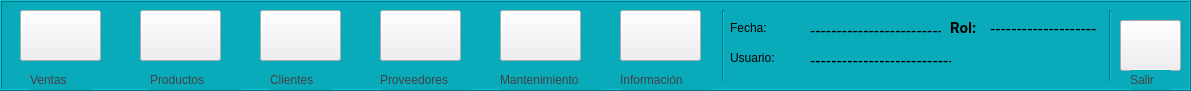
   <widget class="QFrame" name="marcoBotones">
    <property name="geometry">
     <rect>
      <x>10</x>
      <y>10</y>
      <width>1191</width>
      <height>91</height>
     </rect>
    </property>
    <property name="styleSheet">
     <string notr="true">QFrame{
background-color: rgb(9, 171, 187);
}

QPushButton:hover{

	background-color: rgb(2, 198, 201);
}
QPushButton:pressed { 
	
	background-color: rgb(32, 90, 143);
	border-style: inset;
}

</string>
    </property>
    <property name="frameShape">
     <enum>QFrame::Box</enum>
    </property>
    <property name="frameShadow">
     <enum>QFrame::Raised</enum>
    </property>
    <widget class="QPushButton" name="mb_btn_ventas">
     <property name="geometry">
      <rect>
       <x>20</x>
       <y>10</y>
       <width>81</width>
       <height>51</height>
      </rect>
     </property>
     <property name="styleSheet">
      <string notr="true"/>
     </property>
     <property name="text">
      <string/>
     </property>
     <property name="icon">
      <iconset resource="../../Imagenes/imagenes_proyecto.qrc">
       <normaloff>:/iconos/sell.png</normaloff>:/iconos/sell.png</iconset>
     </property>
     <property name="iconSize">
      <size>
       <width>70</width>
       <height>70</height>
      </size>
     </property>
    </widget>
    <widget class="QLabel" name="mbl_ventas">
     <property name="geometry">
      <rect>
       <x>30</x>
       <y>70</y>
       <width>61</width>
       <height>20</height>
      </rect>
     </property>
     <property name="styleSheet">
      <string notr="true">font: bold 10pt &quot;Roboto&quot;;
color:rgb(66, 66, 66)</string>
     </property>
     <property name="text">
      <string>Ventas</string>
     </property>
    </widget>
    <widget class="QPushButton" name="mb_btn_Productos">
     <property name="geometry">
      <rect>
       <x>140</x>
       <y>10</y>
       <width>81</width>
       <height>51</height>
      </rect>
     </property>
     <property name="styleSheet">
      <string notr="true"/>
     </property>
     <property name="text">
      <string/>
     </property>
     <property name="icon">
      <iconset resource="../../Imagenes/imagenes_proyecto.qrc">
       <normaloff>:/iconos/products.png</normaloff>:/iconos/products.png</iconset>
     </property>
     <property name="iconSize">
      <size>
       <width>50</width>
       <height>50</height>
      </size>
     </property>
    </widget>
    <widget class="QPushButton" name="mb_btn_Clientes">
     <property name="geometry">
      <rect>
       <x>260</x>
       <y>10</y>
       <width>81</width>
       <height>51</height>
      </rect>
     </property>
     <property name="styleSheet">
      <string notr="true"/>
     </property>
     <property name="text">
      <string/>
     </property>
     <property name="icon">
      <iconset resource="../../Imagenes/imagenes_proyecto.qrc">
       <normaloff>:/iconos/client.png</normaloff>:/iconos/client.png</iconset>
     </property>
     <property name="iconSize">
      <size>
       <width>50</width>
       <height>70</height>
      </size>
     </property>
    </widget>
    <widget class="QPushButton" name="mb_btn_Proveedores">
     <property name="geometry">
      <rect>
       <x>380</x>
       <y>10</y>
       <width>81</width>
       <height>51</height>
      </rect>
     </property>
     <property name="styleSheet">
      <string notr="true"/>
     </property>
     <property name="text">
      <string/>
     </property>
     <property name="icon">
      <iconset resource="../../Imagenes/imagenes_proyecto.qrc">
       <normaloff>:/iconos/suppliers.png</normaloff>:/iconos/suppliers.png</iconset>
     </property>
     <property name="iconSize">
      <size>
       <width>70</width>
       <height>70</height>
      </size>
     </property>
    </widget>
    <widget class="QPushButton" name="mb_btn_Mantenimiento">
     <property name="geometry">
      <rect>
       <x>500</x>
       <y>10</y>
       <width>81</width>
       <height>51</height>
      </rect>
     </property>
     <property name="styleSheet">
      <string notr="true"/>
     </property>
     <property name="text">
      <string/>
     </property>
     <property name="icon">
      <iconset resource="../../Imagenes/imagenes_proyecto.qrc">
       <normaloff>:/iconos/administrator.png</normaloff>:/iconos/administrator.png</iconset>
     </property>
     <property name="iconSize">
      <size>
       <width>70</width>
       <height>70</height>
      </size>
     </property>
    </widget>
    <widget class="QPushButton" name="mb_btn_Informacion">
     <property name="geometry">
      <rect>
       <x>620</x>
       <y>10</y>
       <width>81</width>
       <height>51</height>
      </rect>
     </property>
     <property name="styleSheet">
      <string notr="true"/>
     </property>
     <property name="text">
      <string/>
     </property>
     <property name="icon">
      <iconset resource="../../Imagenes/imagenes_proyecto.qrc">
       <normaloff>:/iconos/info.png</normaloff>:/iconos/info.png</iconset>
     </property>
     <property name="iconSize">
      <size>
       <width>70</width>
       <height>70</height>
      </size>
     </property>
    </widget>
    <widget class="QLabel" name="mbl_Productos">
     <property name="geometry">
      <rect>
       <x>150</x>
       <y>70</y>
       <width>91</width>
       <height>20</height>
      </rect>
     </property>
     <property name="styleSheet">
      <string notr="true">font: bold 10pt &quot;Roboto&quot;;
color:rgb(66, 66, 66)</string>
     </property>
     <property name="text">
      <string>Productos</string>
     </property>
    </widget>
    <widget class="QLabel" name="mbl_Clientes">
     <property name="geometry">
      <rect>
       <x>270</x>
       <y>70</y>
       <width>61</width>
       <height>20</height>
      </rect>
     </property>
     <property name="styleSheet">
      <string notr="true">font: bold 10pt &quot;Roboto&quot;;
color:rgb(66, 66, 66)</string>
     </property>
     <property name="text">
      <string>Clientes</string>
     </property>
    </widget>
    <widget class="QLabel" name="mbl_Proveedores">
     <property name="geometry">
      <rect>
       <x>380</x>
       <y>70</y>
       <width>91</width>
       <height>20</height>
      </rect>
     </property>
     <property name="styleSheet">
      <string notr="true">font: bold 10pt &quot;Roboto&quot;;
color:rgb(66, 66, 66)</string>
     </property>
     <property name="text">
      <string>Proveedores</string>
     </property>
    </widget>
    <widget class="QLabel" name="mbl_Mantenimiento">
     <property name="geometry">
      <rect>
       <x>500</x>
       <y>70</y>
       <width>101</width>
       <height>20</height>
      </rect>
     </property>
     <property name="styleSheet">
      <string notr="true">font: bold 10pt &quot;Roboto&quot;;
color:rgb(66, 66, 66)</string>
     </property>
     <property name="text">
      <string>Mantenimiento</string>
     </property>
    </widget>
    <widget class="QLabel" name="mbl_Informacion">
     <property name="geometry">
      <rect>
       <x>620</x>
       <y>70</y>
       <width>91</width>
       <height>20</height>
      </rect>
     </property>
     <property name="styleSheet">
      <string notr="true">font: bold 10pt &quot;Roboto&quot;;
color:rgb(66, 66, 66)</string>
     </property>
     <property name="text">
      <string>Información</string>
     </property>
    </widget>
    <widget class="Line" name="separador_1">
     <property name="geometry">
      <rect>
       <x>713</x>
       <y>10</y>
       <width>20</width>
       <height>71</height>
      </rect>
     </property>
     <property name="orientation">
      <enum>Qt::Vertical</enum>
     </property>
    </widget>
    <widget class="QLabel" name="mb_fecha">
     <property name="geometry">
      <rect>
       <x>730</x>
       <y>20</y>
       <width>51</width>
       <height>16</height>
      </rect>
     </property>
     <property name="styleSheet">
      <string notr="true">font: bold 11pt &quot;Roboto&quot;;</string>
     </property>
     <property name="text">
      <string>Fecha:</string>
     </property>
    </widget>
    <widget class="QLabel" name="mb_Usuario">
     <property name="geometry">
      <rect>
       <x>730</x>
       <y>50</y>
       <width>71</width>
       <height>16</height>
      </rect>
     </property>
     <property name="styleSheet">
      <string notr="true">font: bold 11pt &quot;Roboto&quot;;</string>
     </property>
     <property name="text">
      <string>Usuario:</string>
     </property>
    </widget>
    <widget class="QLabel" name="mb_Rol">
     <property name="geometry">
      <rect>
       <x>950</x>
       <y>20</y>
       <width>31</width>
       <height>16</height>
      </rect>
     </property>
     <property name="font">
      <font>
       <family>Roboto</family>
       <pointsize>11</pointsize>
       <weight>75</weight>
       <italic>false</italic>
       <bold>true</bold>
      </font>
     </property>
     <property name="styleSheet">
      <string notr="true">font: bold 11pt &quot;Roboto&quot;;</string>
     </property>
     <property name="text">
      <string>Rol:</string>
     </property>
    </widget>
    <widget class="Line" name="separador_2">
     <property name="geometry">
      <rect>
       <x>1100</x>
       <y>10</y>
       <width>20</width>
       <height>71</height>
      </rect>
     </property>
     <property name="orientation">
      <enum>Qt::Vertical</enum>
     </property>
    </widget>
    <widget class="QPushButton" name="mb_btn_Salir">
     <property name="geometry">
      <rect>
       <x>1120</x>
       <y>20</y>
       <width>61</width>
       <height>51</height>
      </rect>
     </property>
     <property name="styleSheet">
      <string notr="true">
border-radius:15px;
border:2px solid black;

hover { color: white }</string>
     </property>
     <property name="text">
      <string/>
     </property>
     <property name="icon">
      <iconset resource="../../Imagenes/imagenes_proyecto.qrc">
       <normaloff>:/iconos/logout.png</normaloff>:/iconos/logout.png</iconset>
     </property>
     <property name="iconSize">
      <size>
       <width>50</width>
       <height>50</height>
      </size>
     </property>
    </widget>
    <widget class="QLabel" name="mbl_Salir">
     <property name="geometry">
      <rect>
       <x>1130</x>
       <y>70</y>
       <width>41</width>
       <height>20</height>
      </rect>
     </property>
     <property name="styleSheet">
      <string notr="true">font: bold 10pt &quot;Roboto&quot;;
color:rgb(66, 66, 66)</string>
     </property>
     <property name="text">
      <string>Salir</string>
     </property>
    </widget>
    <widget class="QLabel" name="res_lbl_fecha">
     <property name="geometry">
      <rect>
       <x>810</x>
       <y>20</y>
       <width>131</width>
       <height>20</height>
      </rect>
     </property>
     <property name="font">
      <font>
       <pointsize>12</pointsize>
      </font>
     </property>
     <property name="text">
      <string>----------------------------</string>
     </property>
    </widget>
    <widget class="QLabel" name="res_lbl_usuario">
     <property name="geometry">
      <rect>
       <x>810</x>
       <y>50</y>
       <width>141</width>
       <height>20</height>
      </rect>
     </property>
     <property name="font">
      <font>
       <pointsize>12</pointsize>
      </font>
     </property>
     <property name="text">
      <string>----------------------------</string>
     </property>
    </widget>
    <widget class="QLabel" name="res_lbl_rol">
     <property name="geometry">
      <rect>
       <x>990</x>
       <y>20</y>
       <width>111</width>
       <height>16</height>
      </rect>
     </property>
     <property name="font">
      <font>
       <pointsize>12</pointsize>
      </font>
     </property>
     <property name="text">
      <string>--------------------</string>
     </property>
    </widget>
   </widget>
